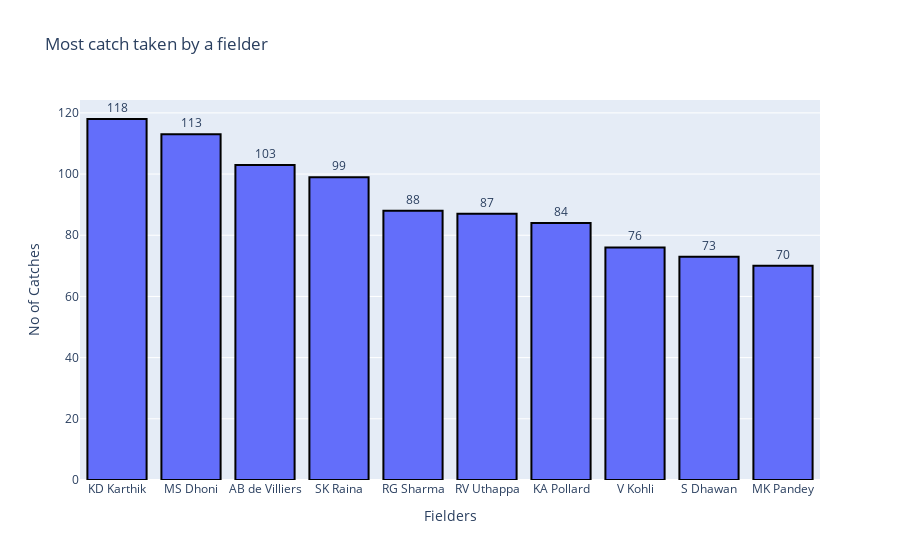

Notebook cell for this chart:
### Markdown cell above
# Player with highest catch taking records

### Code cell
catch = players[players['dismissal_kind']=='caught']['fielder'].value_counts()
fig = go.Figure([go.Bar(x=catch.index[:10], y=catch.values[:10],text = catch.values[:10],textposition='outside',marker=dict( line=dict(color='#000000', width=2)))])
layout = go.Layout(title = 'Most catch taken by a fielder',xaxis=dict(title='Fielders',tickmode='linear'),yaxis=dict(title='No of Catches'))
fig.update_layout(layout)

### Figure 1 — Plotly figure (JSON) as saved in the notebook; plotly's stock layout.template omitted (floating-point values rounded to 4 significant figures)
{"data": [{"marker": {"line": {"color": "#000000", "width": 2}}, "text": [118, 113, 103, 99, 88, 87, 84, 76, 73, 70], "textposition": "outside", "type": "bar", "x": ["KD Karthik", "MS Dhoni", "AB de Villiers", "SK Raina", "RG Sharma", "RV Uthappa", "KA Pollard", "V Kohli", "S Dhawan", "MK Pandey"], "y": [118, 113, 103, 99, 88, 87, 84, 76, 73, 70]}], "layout": {"title": {"text": "Most catch taken by a fielder"}, "xaxis": {"tickmode": "linear", "title": {"text": "Fielders"}}, "yaxis": {"title": {"text": "No of Catches"}}}}
